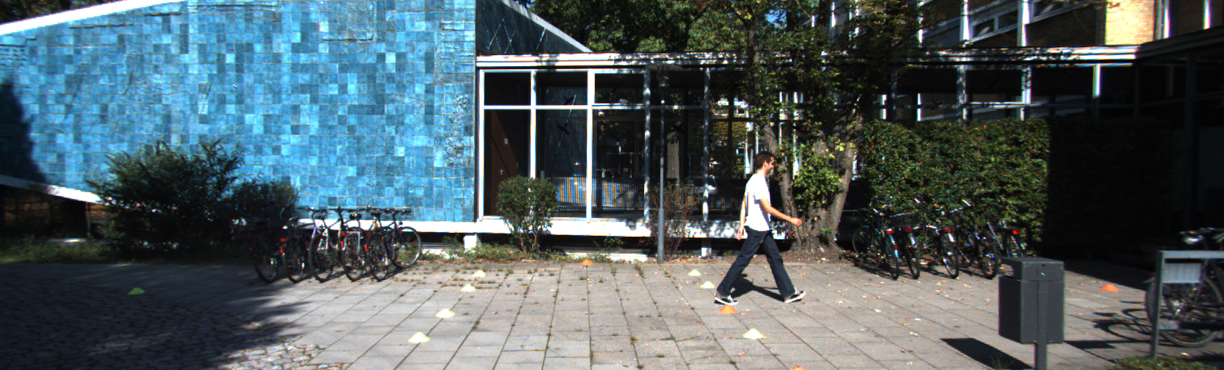
#> input picture tp1/dados/frontal_kitti.png, 1224 x 370 px; its folder holds 7 pictures in this run
$ python tp1-1a.py dados/can_series_temporais.png
#> lines starting #> are read from the running program, lines starting #| are printed output that depends on the picture
### tp1/utils.py
import cv2
import numpy as np


def imshow_keep_aspect_ratio(winname, img, bg_color=(0, 0, 0)):
    try:
        rect = cv2.getWindowImageRect(winname)
        win_w, win_h = rect[2], rect[3]
    except cv2.error:
        win_w, win_h = 0, 0

    if win_w <= 0 or win_h <= 0:
        cv2.imshow(winname, img)
        return

    img_h, img_w = img.shape[:2]
    img_aspect = img_w / float(img_h)
    win_aspect = win_w / float(win_h)

    if win_aspect > img_aspect:
        new_h = win_h
        new_w = int(win_h * img_aspect)
    else:
        new_w = win_w
        new_h = int(win_w / img_aspect)

    new_w = max(1, new_w)
    new_h = max(1, new_h)

    resized = cv2.resize(img, (new_w, new_h), interpolation=cv2.INTER_LINEAR)
    if img.ndim == 2:
        canvas = np.full((win_h, win_w), bg_color[0], dtype=np.uint8)
    else:
        canvas = np.full((win_h, win_w, 3), bg_color, dtype=np.uint8)

    top = (win_h - new_h) // 2
    left = (win_w - new_w) // 2
    canvas[top : top + new_h, left : left + new_w] = resized
    cv2.imshow(winname, canvas)


# [29 lines left out: functions letterbox_image, calculate_rfc3550_jitter, not called in this run]

### tp1/tp1-1a.py
import os
import sys
import cv2
import matplotlib
matplotlib.use("Agg")
import matplotlib.pyplot as plt
import numpy as np
from utils import imshow_keep_aspect_ratio

base_dir = os.path.dirname(os.path.abspath(__file__))
image_path = os.path.join(base_dir, "dados", "frontal_kitti.png")

img = cv2.imread(image_path)
#> img is the input picture: shape (370, 1224, 3); mean B, G, R 98.4, 93.8, 79.3
if img is None:
    print(f"Erro: nao foi possivel abrir a imagem {image_path}")
    sys.exit(1)

h, w = img.shape[:2]
#> h = 370; w = 1224
channels = img.shape[2] if img.ndim == 3 else 1
#> channels = 3
dtype = img.dtype
total_bytes = img.nbytes
#> total_bytes = 1358640

print("=" * 60)
print("METADADOS DA IMAGEM VEICULAR FRONTAL (KITTI)")
print("=" * 60)
print(f"Resolucao: {w}x{h} (Largura x Altura)")
#| Resolucao: 1224x370 (Largura x Altura)
print(f"Tipo de Dado (dtype): {dtype}")
#| Tipo de Dado (dtype): uint8
print(f"Numero de Canais: {channels}")
#| Numero de Canais: 3
print(f"Tamanho em Memoria: {total_bytes} bytes ({total_bytes / (1024 * 1024):.2f} MB)")
#| Tamanho em Memoria: 1358640 bytes (1.30 MB)
print("=" * 60)

gray = cv2.cvtColor(img, cv2.COLOR_BGR2GRAY)
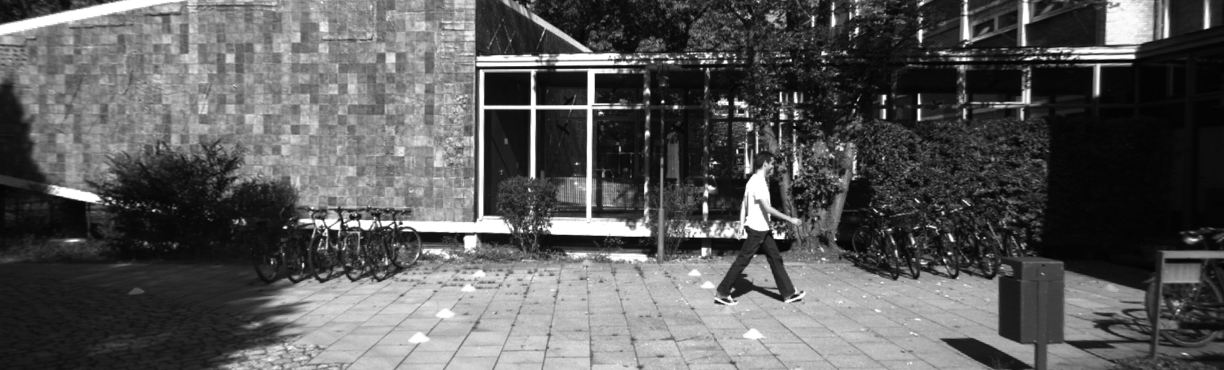
#> gray: shape (370, 1224); min 2, max 255, mean 90
mid_y = h // 2
#> mid_y = 185
mid_x = w // 2
#> mid_x = 612

quadrants = {
    "Superior Esquerdo (Ceu / Cenario Distante)": gray[0:mid_y, 0:mid_x],
    "Superior Direito (Ceu / Margem Superior)": gray[0:mid_y, mid_x:w],
    "Inferior Esquerdo (Pista / Faixa Esquerda)": gray[mid_y:h, 0:mid_x],
    "Inferior Direito (Pista / Faixa Direita)": gray[mid_y:h, mid_x:w],
}

print("BRILHO MEDIO POR QUADRANTE (ESCALA 0-255):")
for name, quad in quadrants.items():
    mean_val = float(np.mean(quad))
    std_val = float(np.std(quad))
    print(f" - {name}: Media={mean_val:.2f} | Desvio Padrao={std_val:.2f}")
#> this loop made 4 passes
#> (mean_val, std_val) on passes 1, 3: (119, 58.44), (97.59, 77.79)
#> (name, mean_val, std_val) on passes 2, 4: ('Superior Direito (Ceu / Margem Superior)', 44.88, 51.16), ('Inferior Direito (Pista / Faixa Direita)', 98.55, 72.18)
#|  - Superior Esquerdo (Ceu / Cenario Distante): Media=119.03 | Desvio Padrao=58.44
#|  - Superior Direito (Ceu / Margem Superior): Media=44.88 | Desvio Padrao=51.16
#|  - Inferior Esquerdo (Pista / Faixa Esquerda): Media=97.59 | Desvio Padrao=77.79
#|  - Inferior Direito (Pista / Faixa Direita): Media=98.55 | Desvio Padrao=72.18
print("=" * 60)

clahe = cv2.createCLAHE(clipLimit=2.0, tileGridSize=(8, 8))
gray_clahe = clahe.apply(gray)
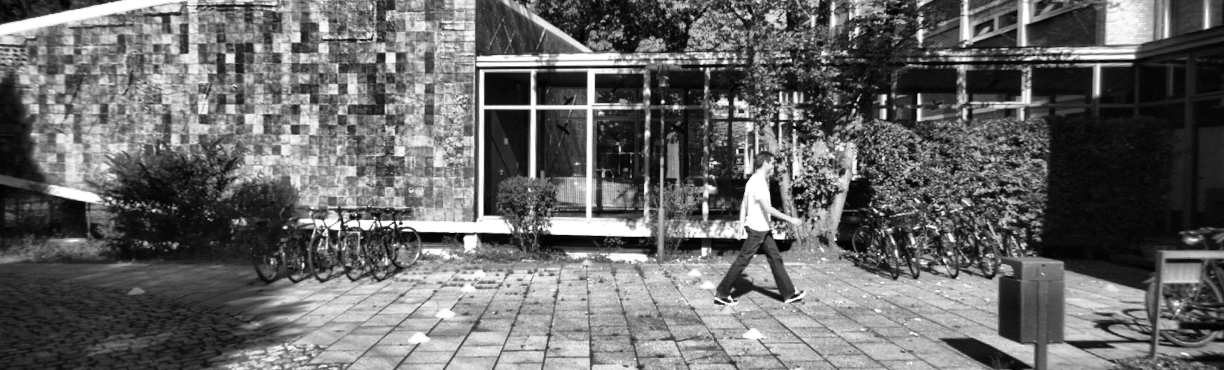
#> gray_clahe: shape (370, 1224); min 0, max 255, mean 104.2

lab = cv2.cvtColor(img, cv2.COLOR_BGR2LAB)
#> lab: shape (370, 1224, 3); mean of channels 0, 1, 2 95.4, 125.6, 124.5
l_chan, a_chan, b_chan = cv2.split(lab)
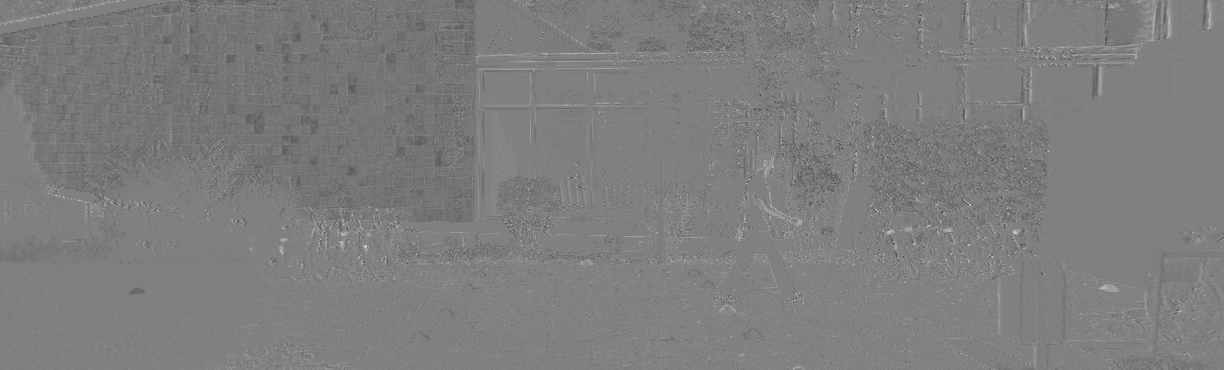
#> a_chan: shape (370, 1224); min 68, max 206, mean 125.6
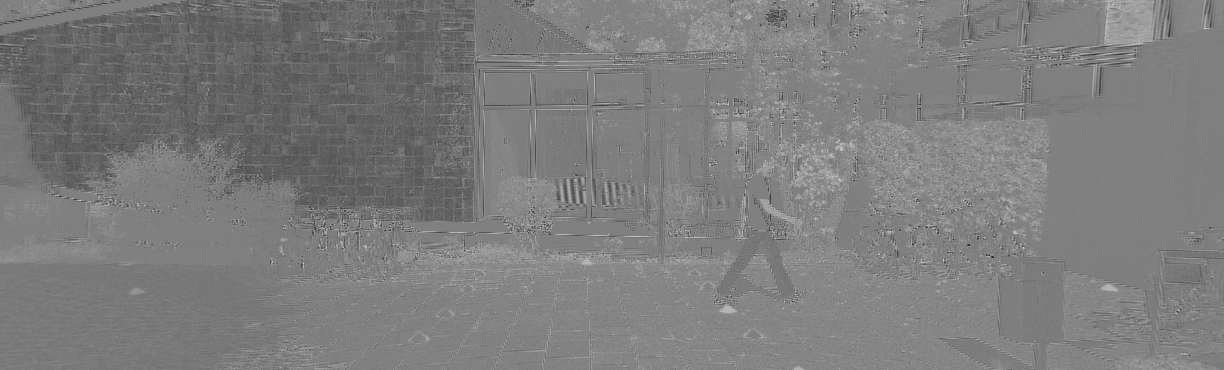
#> b_chan: shape (370, 1224); min 35, max 207, mean 124.5
l_clahe = clahe.apply(l_chan)
color_clahe = cv2.cvtColor(cv2.merge([l_clahe, a_chan, b_chan]), cv2.COLOR_LAB2BGR)
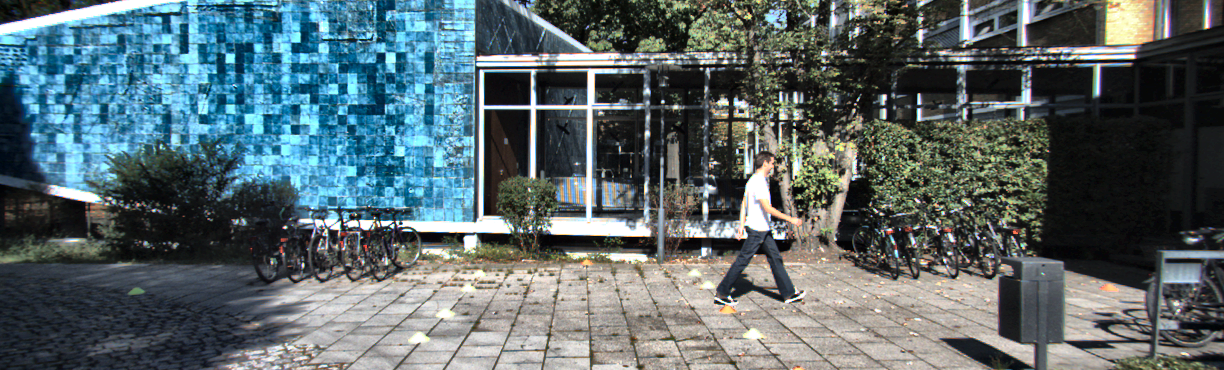
#> color_clahe: shape (370, 1224, 3); mean B, G, R 107.6, 103.9, 88.9

hist_original = cv2.calcHist([gray], [0], None, [256], [0, 256]).flatten()
#> hist_original = 256 values, max 6949 at index 255, min 0 at index 0, mean 1769.1
hist_clahe = cv2.calcHist([gray_clahe], [0], None, [256], [0, 256]).flatten()
#> hist_clahe = 256 values, max 6949 at index 255, min 3 at index 0, mean 1769.1

fig, ax = plt.subplots(figsize=(10, 5))
ax.plot(hist_original, color="blue", label="Original (Antes CLAHE)", linewidth=1.5)
ax.plot(hist_clahe, color="red", label="Equalizada (Apos CLAHE)", linewidth=1.5)
ax.set_title("Comparacao de Histogramas de Intensidade: Original vs CLAHE")
ax.set_xlabel("Nivel de Cinza (0 - 255)")
ax.set_ylabel("Frequencia de Pixels")
ax.grid(True, linestyle="--", alpha=0.6)
ax.legend(loc="upper right")
plt.tight_layout()

hist_plot_path = os.path.join(base_dir, "dados", "histogramas_clahe.png")
plt.savefig(hist_plot_path, dpi=150)
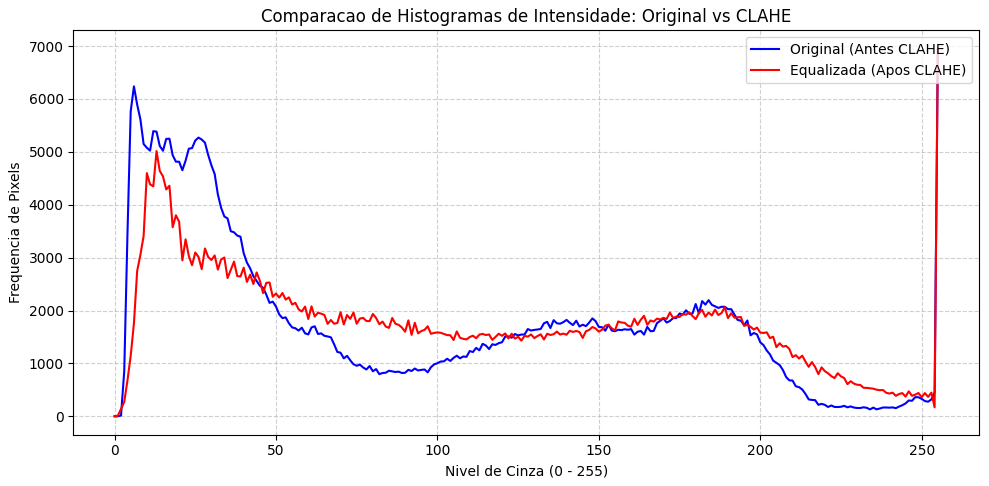
#> figure drawn by matplotlib, 1 panel; curve peaks at x = 255, y = 6949; curve peaks at x = 255, y = 6949
plt.close(fig)
print(f"Grafico de histogramas salvo com sucesso em: {hist_plot_path}")

divider = np.full((h, 4, 3), (0, 255, 255), dtype=np.uint8)
side_by_side = np.hstack([img, divider, color_clahe])

cv2.putText(
    side_by_side,
    "ORIGINAL (KITTI)",
    (30, 40),
    cv2.FONT_HERSHEY_SIMPLEX,
    1.0,
    (0, 0, 0),
    4,
    cv2.LINE_AA,
)
cv2.putText(
    side_by_side,
    "ORIGINAL (KITTI)",
    (30, 40),
    cv2.FONT_HERSHEY_SIMPLEX,
    1.0,
    (0, 255, 255),
    2,
    cv2.LINE_AA,
)

cv2.putText(
    side_by_side,
    "CLAHE ADAPTATIVO (LAB L-CHANNEL)",
    (w + 34, 40),
    cv2.FONT_HERSHEY_SIMPLEX,
    1.0,
    (0, 0, 0),
    4,
    cv2.LINE_AA,
)
cv2.putText(
    side_by_side,
    "CLAHE ADAPTATIVO (LAB L-CHANNEL)",
    (w + 34, 40),
    cv2.FONT_HERSHEY_SIMPLEX,
    1.0,
    (0, 255, 255),
    2,
    cv2.LINE_AA,
)
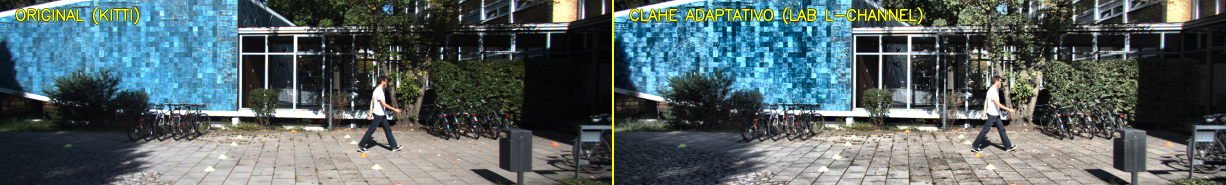
#> side_by_side: shape (370, 2452, 3) (shown at 1/2 size); mean B, G, R 100.8, 99.4, 85.4

preview_path = os.path.join(base_dir, "dados", "original_vs_clahe.png")
cv2.imwrite(preview_path, side_by_side)
print(f"Imagem comparativa lado a lado salva em: {preview_path}")

print("=" * 60)
print("ANALISE TECNICA: IMPACTO DE ILUMINACAO NA PERCEPCAO VEICULAR")
print("1. Variacoes bruscas de iluminacao (tuneis, viadutos, contraluz) provocam perda")
print("   de contraste local entre a marcacao da pista e o asfalto.")
print("2. A equalizacao global (cv2.equalizeHist) tende a super-amplificar o ruido no asfalto")
print("   ou estourar o ceu. O CLAHE resolve isso dividindo a imagem em grades (tiles 8x8)")
print("   e limitando a amplificacao de contraste (clipLimit=2.0).")
print("3. Como demonstrado no histograma, os pixels das faixas que estavam comprimidos na regiao")
print("   escura passam a ser redistribuidos, facilitando a deteccao por gradiente Sobel e Canny.")
print("=" * 60)

if "--auto" not in sys.argv:
    win_title = "TP1 - Ex 1A: Original vs CLAHE Adaptativo"
    cv2.namedWindow(win_title, cv2.WINDOW_NORMAL)
    cv2.resizeWindow(win_title, 1280, 480)
    while True:
        imshow_keep_aspect_ratio(win_title, side_by_side)
        key = cv2.waitKey(30) & 0xFF
#> (key q is pressed here)
        if key == ord("q") or key == ord("Q") or key == 27:
            break
    cv2.destroyAllWindows()
